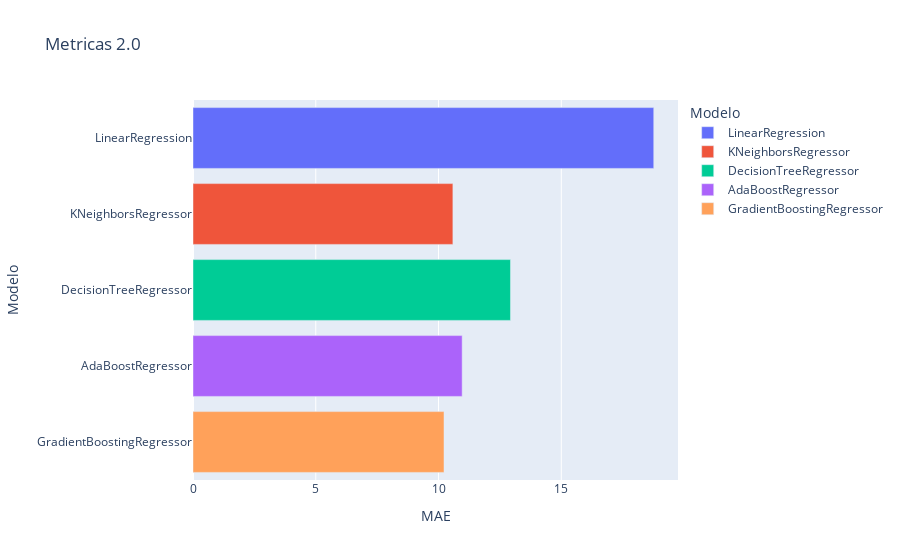

This figure's notebook cell:
### Code cell
px.bar(data_frame = df_metricas_2,
       x          = "MAE",
       y          = "Modelo",
       hover_data = ["karma_Q3","karma_Q1","Bigote superior","Bigote inferior","MAE","MSE","RMSE","R2"],
       color      = "Modelo",
       title      = "Metricas 2.0"
      )

### Figure 1 — Plotly figure (JSON) as saved in the notebook; plotly's stock layout.template omitted (floating-point values rounded to 4 significant figures)
{"data": [{"alignmentgroup": "True", "customdata": [[2, 2, 68, -32, 1263.0, 35.54, -5.621]], "hovertemplate": "Modelo=%{y}<br>MAE=%{x}<br>karma_Q3=%{customdata[0]}<br>karma_Q1=%{customdata[1]}<br>Bigote superior=%{customdata[2]}<br>Bigote inferior=%{customdata[3]}<br>MSE=%{customdata[4]}<br>RMSE=%{customdata[5]}<br>R2=%{customdata[6]}<extra></extra>", "legendgroup": "LinearRegression", "marker": {"color": "#636efa", "pattern": {"shape": ""}}, "name": "LinearRegression", "offsetgroup": "LinearRegression", "orientation": "h", "showlegend": true, "textposition": "auto", "type": "bar", "x": [18.77], "xaxis": "x", "y": ["LinearRegression"], "yaxis": "y"}, {"alignmentgroup": "True", "customdata": [[2, 2, 68, -32, 217.9, 14.76, -0.1425]], "hovertemplate": "Modelo=%{y}<br>MAE=%{x}<br>karma_Q3=%{customdata[0]}<br>karma_Q1=%{customdata[1]}<br>Bigote superior=%{customdata[2]}<br>Bigote inferior=%{customdata[3]}<br>MSE=%{customdata[4]}<br>RMSE=%{customdata[5]}<br>R2=%{customdata[6]}<extra></extra>", "legendgroup": "KNeighborsRegressor", "marker": {"color": "#EF553B", "pattern": {"shape": ""}}, "name": "KNeighborsRegressor", "offsetgroup": "KNeighborsRegressor", "orientation": "h", "showlegend": true, "textposition": "auto", "type": "bar", "x": [10.59], "xaxis": "x", "y": ["KNeighborsRegressor"], "yaxis": "y"}, {"alignmentgroup": "True", "customdata": [[2, 2, 68, -32, 348.7, 18.67, -0.8277]], "hovertemplate": "Modelo=%{y}<br>MAE=%{x}<br>karma_Q3=%{customdata[0]}<br>karma_Q1=%{customdata[1]}<br>Bigote superior=%{customdata[2]}<br>Bigote inferior=%{customdata[3]}<br>MSE=%{customdata[4]}<br>RMSE=%{customdata[5]}<br>R2=%{customdata[6]}<extra></extra>", "legendgroup": "DecisionTreeRegressor", "marker": {"color": "#00cc96", "pattern": {"shape": ""}}, "name": "DecisionTreeRegressor", "offsetgroup": "DecisionTreeRegressor", "orientation": "h", "showlegend": true, "textposition": "auto", "type": "bar", "x": [12.93], "xaxis": "x", "y": ["DecisionTreeRegressor"], "yaxis": "y"}, {"alignmentgroup": "True", "customdata": [[2, 2, 68, -32, 193.9, 13.92, -0.01627]], "hovertemplate": "Modelo=%{y}<br>MAE=%{x}<br>karma_Q3=%{customdata[0]}<br>karma_Q1=%{customdata[1]}<br>Bigote superior=%{customdata[2]}<br>Bigote inferior=%{customdata[3]}<br>MSE=%{customdata[4]}<br>RMSE=%{customdata[5]}<br>R2=%{customdata[6]}<extra></extra>", "legendgroup": "AdaBoostRegressor", "marker": {"color": "#ab63fa", "pattern": {"shape": ""}}, "name": "AdaBoostRegressor", "offsetgroup": "AdaBoostRegressor", "orientation": "h", "showlegend": true, "textposition": "auto", "type": "bar", "x": [10.96], "xaxis": "x", "y": ["AdaBoostRegressor"], "yaxis": "y"}, {"alignmentgroup": "True", "customdata": [[2, 2, 68, -32, 190.3, 13.8, 0.002199]], "hovertemplate": "Modelo=%{y}<br>MAE=%{x}<br>karma_Q3=%{customdata[0]}<br>karma_Q1=%{customdata[1]}<br>Bigote superior=%{customdata[2]}<br>Bigote inferior=%{customdata[3]}<br>MSE=%{customdata[4]}<br>RMSE=%{customdata[5]}<br>R2=%{customdata[6]}<extra></extra>", "legendgroup": "GradientBoostingRegressor", "marker": {"color": "#FFA15A", "pattern": {"shape": ""}}, "name": "GradientBoostingRegressor", "offsetgroup": "GradientBoostingRegressor", "orientation": "h", "showlegend": true, "textposition": "auto", "type": "bar", "x": [10.22], "xaxis": "x", "y": ["GradientBoostingRegressor"], "yaxis": "y"}], "layout": {"barmode": "relative", "legend": {"title": {"text": "Modelo"}, "tracegroupgap": 0}, "title": {"text": "Metricas 2.0"}, "xaxis": {"anchor": "y", "domain": [0, 1], "title": {"text": "MAE"}}, "yaxis": {"anchor": "x", "categoryarray": ["GradientBoostingRegressor", "AdaBoostRegressor", "DecisionTreeRegressor", "KNeighborsRegressor", "LinearRegression"], "categoryorder": "array", "domain": [0, 1], "title": {"text": "Modelo"}}}}
